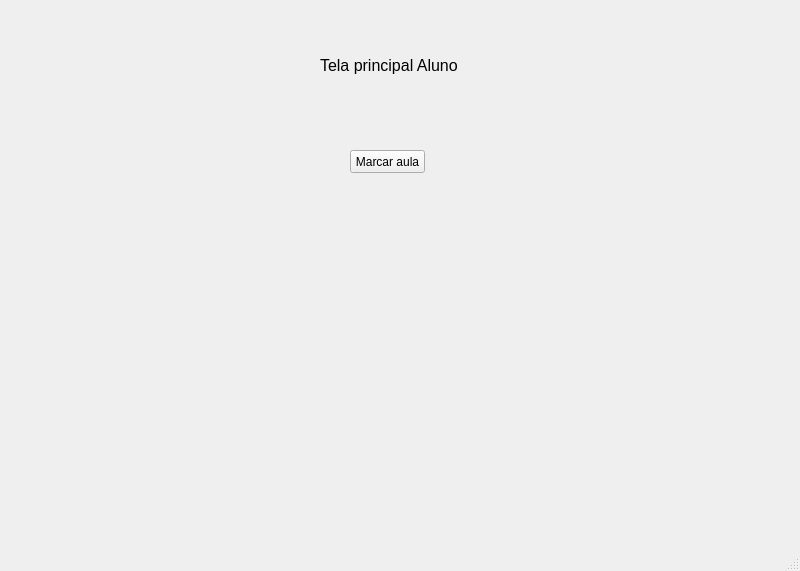
<?xml version="1.0" encoding="UTF-8"?>
<ui version="4.0">
 <class>MainWindow</class>
 <widget class="QMainWindow" name="MainWindow">
  <property name="geometry">
   <rect>
    <x>0</x>
    <y>0</y>
    <width>800</width>
    <height>571</height>
   </rect>
  </property>
  <property name="windowTitle">
   <string>MainWindow</string>
  </property>
  <widget class="QWidget" name="centralwidget">
   <widget class="QLabel" name="label">
    <property name="geometry">
     <rect>
      <x>320</x>
      <y>50</y>
      <width>151</width>
      <height>31</height>
     </rect>
    </property>
    <property name="font">
     <font>
      <pointsize>12</pointsize>
     </font>
    </property>
    <property name="text">
     <string>Tela principal Aluno</string>
    </property>
   </widget>
   <widget class="QPushButton" name="pushButton">
    <property name="geometry">
     <rect>
      <x>350</x>
      <y>150</y>
      <width>75</width>
      <height>23</height>
     </rect>
    </property>
    <property name="text">
     <string>Marcar aula</string>
    </property>
   </widget>
  </widget>
  <widget class="QMenuBar" name="menubar">
   <property name="geometry">
    <rect>
     <x>0</x>
     <y>0</y>
     <width>800</width>
     <height>21</height>
    </rect>
   </property>
  </widget>
  <widget class="QStatusBar" name="statusbar"/>
 </widget>
 <resources/>
 <connections/>
</ui>
